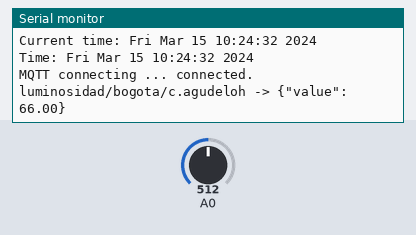
The sketch below on a simulated ESP8266 (NodeMCU). On the bench: the last lines printed to the serial monitor. The test bench sets the inputs (shaded band); at power-on: A0 = 512. WiFi joins after 1.5 s; servers stay silent unless stated; the local clock reads 2024-03-15 10:24:30 at power-on unless the sketch sets it; no MQTT or app messages arrive unless stated.

Above: at 3.2 s.
3.3 s: A0 set to 716
At 7.4 s:
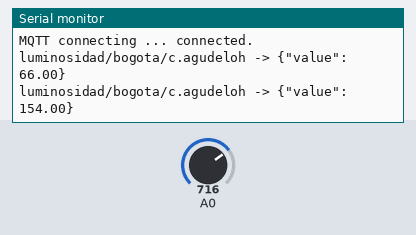
8.9 s: A0 set to 900
At 12.5 s:
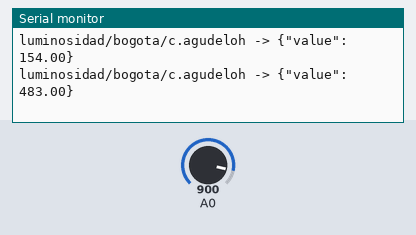
Timing chart, 0 to 14.0 s (numbered marks = the images above; inputs shaded):
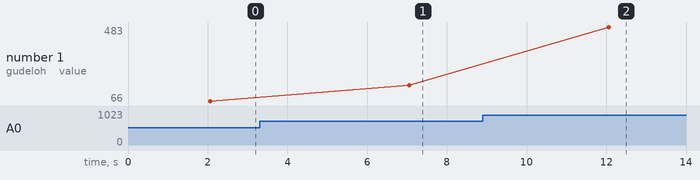

Measured:
- after the input at 3.3 s, the serial monitor: prints a new line after 3.8 s (image 1)
- after the input at 8.9 s, the serial monitor: prints a new line after 3.2 s (image 2)
- plotted number 1: 66 → 154 after the input at 3.3 s, 154 → 483 after the input at 8.9 s

The sketch:

fotosensor3_nube.ino
```cpp
#include <ESP8266WiFi.h>
#include <WiFiClientSecure.h>
#include <time.h>
#include <PubSubClient.h>
#include "secrets.h"


int dht_dpin = 0;         //Pin donde se lee valor del LDR A0
const long A = 1000;     //Resistencia en oscuridad en KΩ
const int B = 15;        //Resistencia a la luz (10 Lux) en KΩ

//Conexión a Wifi
//Nombre de la red Wifi
const char ssid[] = "SSID";
//Contraseña de la red Wifi
const char pass[] = "232535";

//Usuario uniandes sin @uniandes.edu.co
#define HOSTNAME "c.agudeloh"

//Conexión a Mosquitto
const char MQTT_HOST[] = "iotlab.virtual.uniandes.edu.co";
const int MQTT_PORT = 8082;
//Usuario uniandes sin @uniandes.edu.co
const char MQTT_USER[] = "c.agudeloh";
//Contraseña de MQTT que recibió por correo
const char MQTT_PASS[] = "XXXXXXXX";
const char MQTT_SUB_TOPIC[] = HOSTNAME "/";
//Tópico al que se enviarán los datos de intensidad luminica
const char MQTT_PUB_TOPIC1[] = "luminosidad/bogota/" HOSTNAME;


//////////////////////////////////////////////////////

#if (defined(CHECK_PUB_KEY) and defined(CHECK_CA_ROOT)) or (defined(CHECK_PUB_KEY) and defined(CHECK_FINGERPRINT)) or (defined(CHECK_FINGERPRINT) and defined(CHECK_CA_ROOT)) or (defined(CHECK_PUB_KEY) and defined(CHECK_CA_ROOT) and defined(CHECK_FINGERPRINT))
  #error "cant have both CHECK_CA_ROOT and CHECK_PUB_KEY enabled"
#endif

BearSSL::WiFiClientSecure net;
PubSubClient client(net);

time_t now;
unsigned long lastMillis = 0;

//Función que conecta el node a través del protocolo MQTT
//Emplea los datos de usuario y contraseña definidos en MQTT_USER y MQTT_PASS para la conexión
void mqtt_connect()
{
  //Intenta realizar la conexión indefinidamente hasta que lo logre
  while (!client.connected()) {
    Serial.print("Time: ");
    Serial.print(ctime(&now));
    Serial.print("MQTT connecting ... ");
    if (client.connect(HOSTNAME, MQTT_USER, MQTT_PASS)) {
      Serial.println("connected.");
    } else {
      Serial.println("Problema con la conexión, revise los valores de las constantes MQTT");
      Serial.print("Código de error = ");
      Serial.println(client.state());
      if ( client.state() == MQTT_CONNECT_UNAUTHORIZED ) {
        ESP.deepSleep(0);
      }
      /* Espera 5 segundos antes de volver a intentar */
      delay(5000);
    }
  }
}

void receivedCallback(char* topic, byte* payload, unsigned int length) {
  Serial.print("Received [");
  Serial.print(topic);
  Serial.print("]: ");
  for (int i = 0; i < length; i++) {
    Serial.print((char)payload[i]);
  }
}

//Esta funcion aplica la formula para obtener la intensidad luminica
double getLightIntensity(int analogValue, int resistanceValue)
{
  //double VoltageOut = analogValue*0.0048828125;
  //int luxValue = ((2500/VoltageOut-500)/resistanceValue);
  int luxValue = ((long)analogValue*A*10)/((long)B*resistanceValue*(1024-analogValue));
  return luxValue;
}


//Configura la conexión del node MCU a Wifi y a Mosquitto
void setup()
{
  Serial.begin(115200);
  Serial.println();
  Serial.println();
  Serial.print("Attempting to connect to SSID: ");
  Serial.print(ssid);
  WiFi.hostname(HOSTNAME);
  WiFi.mode(WIFI_STA);
  WiFi.begin(ssid, pass);
  //Intenta conectarse con los valores de las constantes ssid y pass a la red Wifi
  //Si la conexión falla el node se dormirá hasta que lo resetee
  while (WiFi.status() != WL_CONNECTED)
  {
    if ( WiFi.status() == WL_NO_SSID_AVAIL || WiFi.status() == WL_WRONG_PASSWORD ) {
      Serial.print("\nProblema con la conexión, revise los valores de las constantes ssid y pass");
      ESP.deepSleep(0);
    } else if ( WiFi.status() == WL_CONNECT_FAILED ) {
      Serial.print("\nNo se ha logrado conectar con la red, resetee el node y vuelva a intentar");
      ESP.deepSleep(0);
    }
    Serial.print(".");
    delay(1000);
  }
  Serial.println("connected!");

  //Sincroniza la hora del dispositivo con el servidor SNTP (Simple Network Time Protocol)
  Serial.print("Setting time using SNTP");
  configTime(-5 * 3600, 0, "pool.ntp.org", "time.nist.gov");
  now = time(nullptr);
  while (now < 1510592825) {
    delay(500);
    Serial.print(".");
    now = time(nullptr);
  }
  Serial.println("done!");
  struct tm timeinfo;
  gmtime_r(&now, &timeinfo);
  //Una vez obtiene la hora, imprime en el monitor el tiempo actual
  Serial.print("Current time: ");
  Serial.print(asctime(&timeinfo));

  #ifdef CHECK_CA_ROOT
    BearSSL::X509List cert(digicert);
    net.setTrustAnchors(&cert);
  #endif
  #ifdef CHECK_PUB_KEY
    BearSSL::PublicKey key(pubkey);
    net.setKnownKey(&key);
  #endif
  #ifdef CHECK_FINGERPRINT
    net.setFingerprint(fp);
  #endif
  #if (!defined(CHECK_PUB_KEY) and !defined(CHECK_CA_ROOT) and !defined(CHECK_FINGERPRINT))
    net.setInsecure();
  #endif

  //Llama a funciones de la librería PubSubClient para configurar la conexión con Mosquitto
  client.setServer(MQTT_HOST, MQTT_PORT);
  client.setCallback(receivedCallback);
  //Llama a la función de este programa que realiza la conexión con Mosquitto
  mqtt_connect();
}

//Función loop que se ejecuta indefinidamente repitiendo el código a su interior
//Cada vez que se ejecuta toma nuevos datos de la lectura del sensor
void loop()
{
  //Revisa que la conexión Wifi y MQTT siga activa
  if (WiFi.status() != WL_CONNECTED)
  {
    Serial.print("Checking wifi");
    while (WiFi.waitForConnectResult() != WL_CONNECTED)
    {
      WiFi.begin(ssid, pass);
      Serial.print(".");
      delay(10);
    }
    Serial.println("connected");
  }
  else
  {
    if (!client.connected())
    {
      mqtt_connect();
    }
    else
    {
      client.loop();
    }
  }

  now = time(nullptr);
  //Lee los datos del sensor
  int lectura = analogRead(dht_dpin);
  int resistencia = 10; //we are using a 10K ohms resistor
  //invoca la funcion de conversion a intensidad luminica
  double intensity = getLightIntensity(lectura, resistencia);

  //Transforma la información a la notación JSON para poder enviar los datos
  //El mensaje que se envía es de la forma {"value": x}, donde x es el valor de temperatura o humedad

  //JSON para luminosidad
  String json = "{\"value\": "+ String(intensity) + "}";
  char payload1[json.length()+1];
  json.toCharArray(payload1,json.length()+1);

  //Si los valores recolectados no son indefinidos, se envían a los tópicos correspondientes
  if ( !isnan(intensity) ) {
    //Publica en el tópico de la humedad
    client.publish(MQTT_PUB_TOPIC1, payload1, false);
  }

  //Imprime en el monitor serial la información recolectada
  Serial.print(MQTT_PUB_TOPIC1);
  Serial.print(" -> ");
  Serial.println(payload1);
  /*Espera 5 segundos antes de volver a ejecutar la función loop*/
  delay(5000);
}
```

secrets.h
```cpp
//enable only one of these below, disabling both is fine too.
#define CHECK_CA_ROOT
// #define CHECK_PUB_KEY
// #define CHECK_FINGERPRINT
////--------------------------////

#define SECRET

#ifdef CHECK_CA_ROOT
static const char digicert[] PROGMEM = R"EOF(
-----BEGIN CERTIFICATE-----
MIIEQzCCAyugAwIBAgIUVxULRUCblz76p0JQ02yqP+0oIT0wDQYJKoZIhvcNAQEL
BQAwgbAxCzAJBgNVBAYTAkNPMRMwEQYDVQQIDApDdW5kY2xpZW50MRUwEwYDVQQH
DAxCb2dvdGFDbGllbnQxFzAVBgNVBAoMDlVuaWFuZGVzQ2xpZW50MRcwFQYDVQQL
DA5TeXN0ZW1hc0NsaWVudDEnMCUGA1UEAwweaW90bGFiLnZpcnR1YWwudW5pYW5k
ZXMuZWR1LmNvMRowGAYJKoZIhvcNAQkBFgtpb3RAaW90LmNvbTAeFw0yMzA4MDkx
NTM3MzdaFw0yODA4MDgxNTM3MzdaMIGwMQswCQYDVQQGEwJDTzETMBEGA1UECAwK
Q3VuZGNsaWVudDEVMBMGA1UEBwwMQm9nb3RhQ2xpZW50MRcwFQYDVQQKDA5Vbmlh
bmRlc0NsaWVudDEXMBUGA1UECwwOU3lzdGVtYXNDbGllbnQxJzAlBgNVBAMMHmlv
dGxhYi52aXJ0dWFsLnVuaWFuZGVzLmVkdS5jbzEaMBgGCSqGSIb3DQEJARYLaW90
QGlvdC5jb20wggEiMA0GCSqGSIb3DQEBAQUAA4IBDwAwggEKAoIBAQCxteflALjc
YIu2G4Dx1w3nNfmFuvQIJtU3zGcWD8yiWzVfmhGIHTR5AMHGq+5p3VxKmX8T0aPJ
fgSgrBWxQFog3PqKZMDGIukcLf9EEyFL2DGkkiTj/DaxB6aa8yI2gHn/oSRLjw3p
5fWlEerMxOm9Uspvrzz6xnOObCJD/c8HMfWgzQEWTm+y60irQxh1V9UmTSsiIpj3
9+nfdOQfenOq5R92vdjVCDm4jpeeDf8P10jEqqgvxk7qA03qf+UKAMDv4GudfQxM
kkd+7zk+jncgSTb8nfVjazCm6nYreQVhHRCI103pDQ7c4aR02moisBBon2iUOVtk
bovtf4zc/2cnAgMBAAGjUzBRMB0GA1UdDgQWBBRMdA7bUGAb3SSSZ9brzWmeVJvw
+jAfBgNVHSMEGDAWgBRMdA7bUGAb3SSSZ9brzWmeVJvw+jAPBgNVHRMBAf8EBTAD
AQH/MA0GCSqGSIb3DQEBCwUAA4IBAQB8/lGbAIGXygkUwBuqDM+Vdvlgag3k93Gd
eNHGsMf6lvXAulvqnSm3CNYmZFmOGawOS7QJNKis1tIl5DzLPDhbxQ/IqhyHgD68
8IDjg6GyfxoChNOCO0fROdzRnl7l4izQ5EtmXRFY7Y8105EOyw1IaRK+SG9CzmJw
n2H83Dv/dg4Dx66vkZRwdHWTRW1d7lx4+GKzlpuDlPmIiLqOJZ+U5rB2sOwFNGud
1isNZfVIwrcEEsk7gP5pj3Fn5S5q6OVFlA7wxuxBb+AuC6FAt/uur5jjMvTsV7oY
upeTOzZ5IdS7YKX3qeuRGqnGqwu7ifAklS8j1sl9eLCdFK74dKFD
-----END CERTIFICATE-----
)EOF";
#endif

#ifdef CHECK_PUB_KEY
// Extracted by: openssl x509 -pubkey -noout -in ca.crt
static const char pubkey[] PROGMEM = R"KEY(
-----BEGIN PUBLIC KEY-----
xxxxxxxxxxxxxxxxxxxxxxxxxxxxxxxxxxxxxxxxxxxxxxxxxxxxxxxxxxxxxxxx
xxxxxxxxxxxxxxxxxxxxxxxxxxxxxxxxxxxxxxxxxxxxxxxxxxxxxxxxxxxxxxxx
xxxxxxxxxxxxxxxxxxxxxxxxxxxxxxxxxxxxxxxxxxxxxxxxxxxxxxxxxxxxxxxx
xxxxxxxxxxxxxxxxxxxxxxxxxxxxxxxxxxxxxxxxxxxxxxxxxxxxxxxxxxxxxxxx
xxxxxxxxxxxxxxxxxxxxxxxxxxxxxxxxxxxxxxxxxxxxxxxxxxxxxxxxxxxxxxxx
xxxxxxxxxxxxxxxxxxxxxxxxxxxxxxxxxxxxxxxxxxxxxxxxxxxxxxxxxxxxxxxx
xxxxxxxxxxxxxxxxxxxxxxxxxxxxxxxxxxxxxxxxxxxxxxxxxxxxxxxxxxxxxxxx
xxxxxxxxxxxxxxxxxxxxxxxxxxxxxxxxxxxxxxxxxxxxxxxxxxxxxxxxxxxxxxxx
xxxxxxxx
-----END PUBLIC KEY-----
)KEY";
#endif

#ifdef CHECK_FINGERPRINT
// Extracted by: openssl x509 -fingerprint -in server.crt
static const char fp[] PROGMEM = "AA:BB:CC:DD:EE:FF:00:11:22:33:44:55:66:77:88:99:AA:BB:CC:DD";
#endif
```
